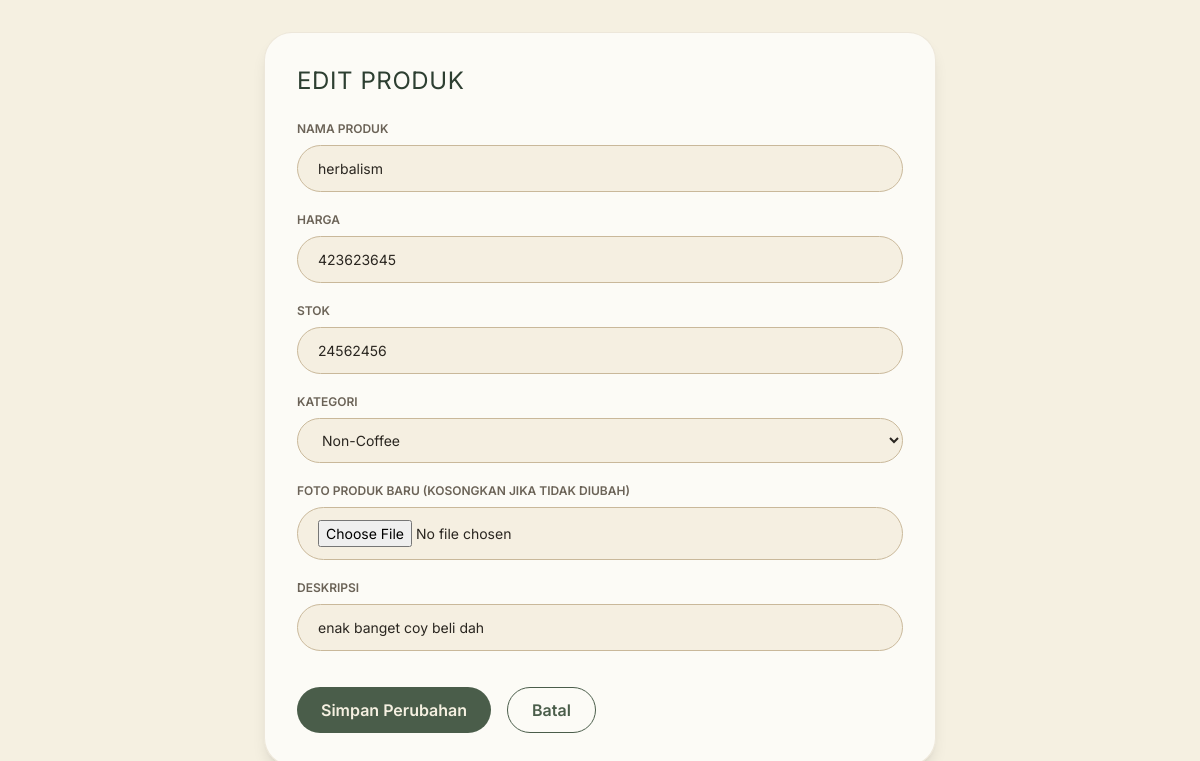
/dashboard/edit.php?id=17 (signed in), run on the app's committed database.
### tables this page shows
CREATE TABLE `tb_produk` (
  `id` int NOT NULL,
  `nama_produk` varchar(255) NOT NULL,
  `harga` int NOT NULL,
  `stok` int NOT NULL,
  `poto` text,
  `id_kategori` int DEFAULT NULL,
  `deskripsi` text
);

### dashboard/edit.php (the view, shortened to what this page needs)
<?php
include '../koneksi.php';
$id = $_GET['id'];
$stmt = mysqli_prepare($koneksi, "SELECT * FROM tb_produk WHERE id = ?");
mysqli_stmt_bind_param($stmt, "i", $id);
mysqli_stmt_execute($stmt);
$result = mysqli_stmt_get_result($stmt);
$data = mysqli_fetch_assoc($result);
?>
<!doctype html>
<html lang="id">
<head>
  <script src="https://cdn.tailwindcss.com"></script>
</head>
<body class="min-h-screen p-8">
  <div class="max-w-2xl mx-auto bg-white/70 backdrop-blur-sm rounded-[28px] border border-[#C9B89A]/30 p-8 shadow-lg">
    <div class="mb-6">
      <h2 class="font-anton text-2xl uppercase tracking-wide text-[#2D3F31]">Edit Produk</h2>
    </div>
    <form action="" method="post" enctype="multipart/form-data" class="space-y-5">
      <div>
        <label class="block text-xs uppercase text-[#6B6357] font-semibold mb-2">Nama Produk</label>
        <input type="text" name="nama_produk" value="<?= htmlspecialchars($data['nama_produk']) ?>" required class="niskala-input">
      </div>
      <div>
        <label class="block text-xs uppercase text-[#6B6357] font-semibold mb-2">Harga</label>
        <input type="number" name="harga" value="<?= htmlspecialchars($data['harga']) ?>" required class="niskala-input">
      </div>
      <div>
        <label class="block text-xs uppercase text-[#6B6357] font-semibold mb-2">Stok</label>
        <input type="number" name="stok" value="<?= htmlspecialchars($data['stok']) ?>" required class="niskala-input">
      </div>
      <div>
        <label class="block text-xs uppercase text-[#6B6357] font-semibold mb-2">Kategori</label>
        <select name="kategori" required class="niskala-input">
          <?php
          $resKat = mysqli_query($koneksi, "SELECT * FROM tb_kategori");
          while ($k = mysqli_fetch_assoc($resKat)) {
              $sel = ($k['id_kategori'] == $data['id_kategori']) ? 'selected' : '';
              echo "<option value='{$k['id_kategori']}' $sel>{$k['nama_kategori']}</option>";
          }
          ?>
        </select>
      </div>
      <div>
        <label class="block text-xs uppercase text-[#6B6357] font-semibold mb-2">Foto Produk Baru (Kosongkan jika tidak diubah)</label>
        <input type="file" name="poto" accept="image/*" class="niskala-input">
      </div>
      <div>
        <label class="block text-xs uppercase text-[#6B6357] font-semibold mb-2">Deskripsi</label>
        <input type="text" name="deskripsi" value="<?= htmlspecialchars($data['deskripsi']) ?>" class="niskala-input">
      </div>
      <div class="pt-4 flex gap-4">
        <button type="submit" name="edit" class="btn-moss">Simpan Perubahan</button>
        <a href="dasbor.php" class="inline-flex items-center justify-center px-6 py-2.5 border border-[#4A5D4A] text-[#4A5D4A] rounded-full font-semibold hover:bg-[#4A5D4A] hover:text-[#F5F0E1] transition-colors">Batal</a>
      </div>
    </form>
  </div>
</body>
</html>

### dashboard/edit.php (style rules this page uses)
body { background-color: #F5F0E1; font-family: 'Inter', sans-serif; color: #2A2620; }
.niskala-input { border: 1px solid #C9B89A; border-radius: 9999px; padding: 0.75rem 1.25rem; width: 100%; font-size: 0.875rem; background: rgba(237, 227, 204, 0.5); }
.btn-moss { background: #4A5D4A; color: #F5F0E1; border-radius: 9999px; padding: 10px 24px; font-weight: 600; cursor: pointer; }

### data on the page
tb_produk: nama_produk "herbalism", harga "423623645", stok "24562456", deskripsi "enak banget coy beli dah"

### other printed values
form field kategori "Non-Coffee"
